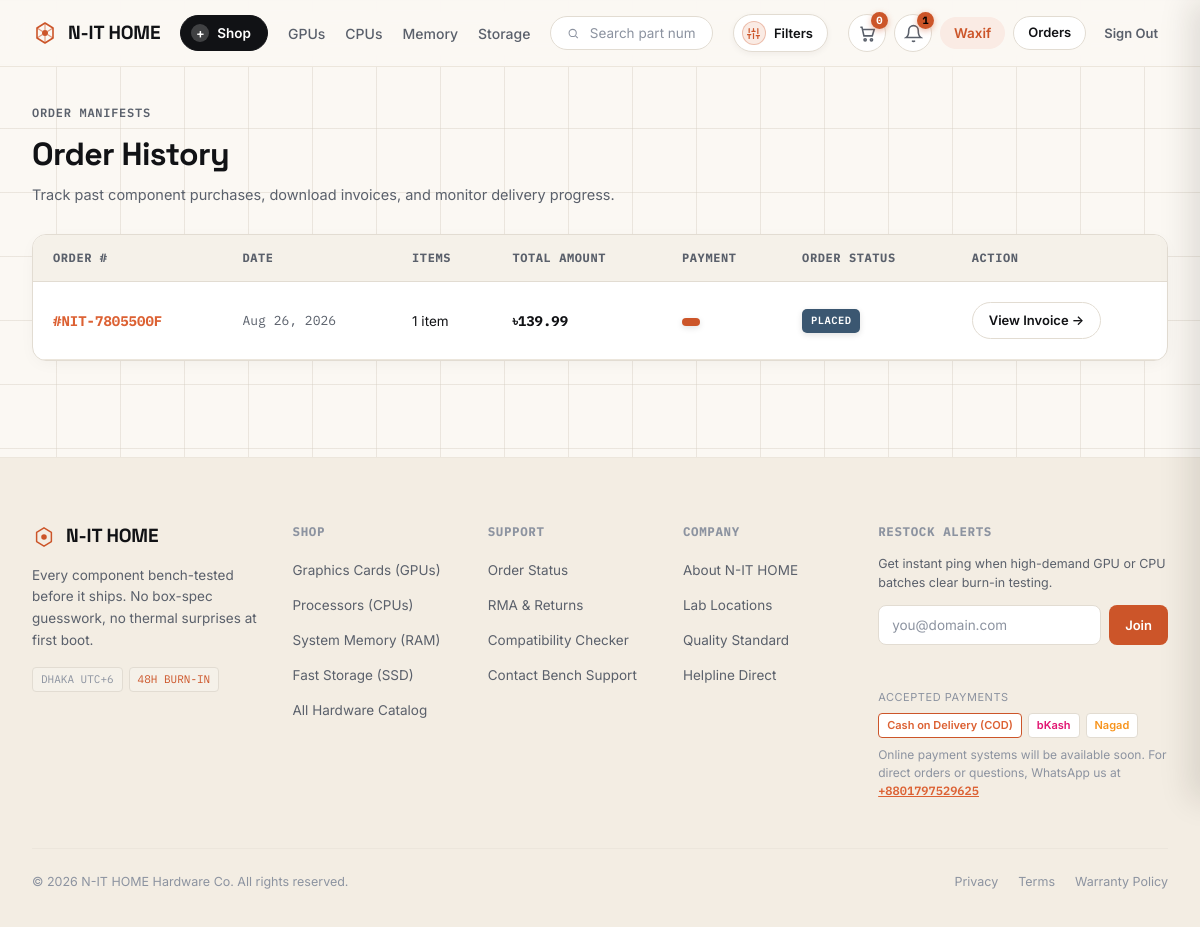
Page /orders/history/ (signed in) on the earlier database version.
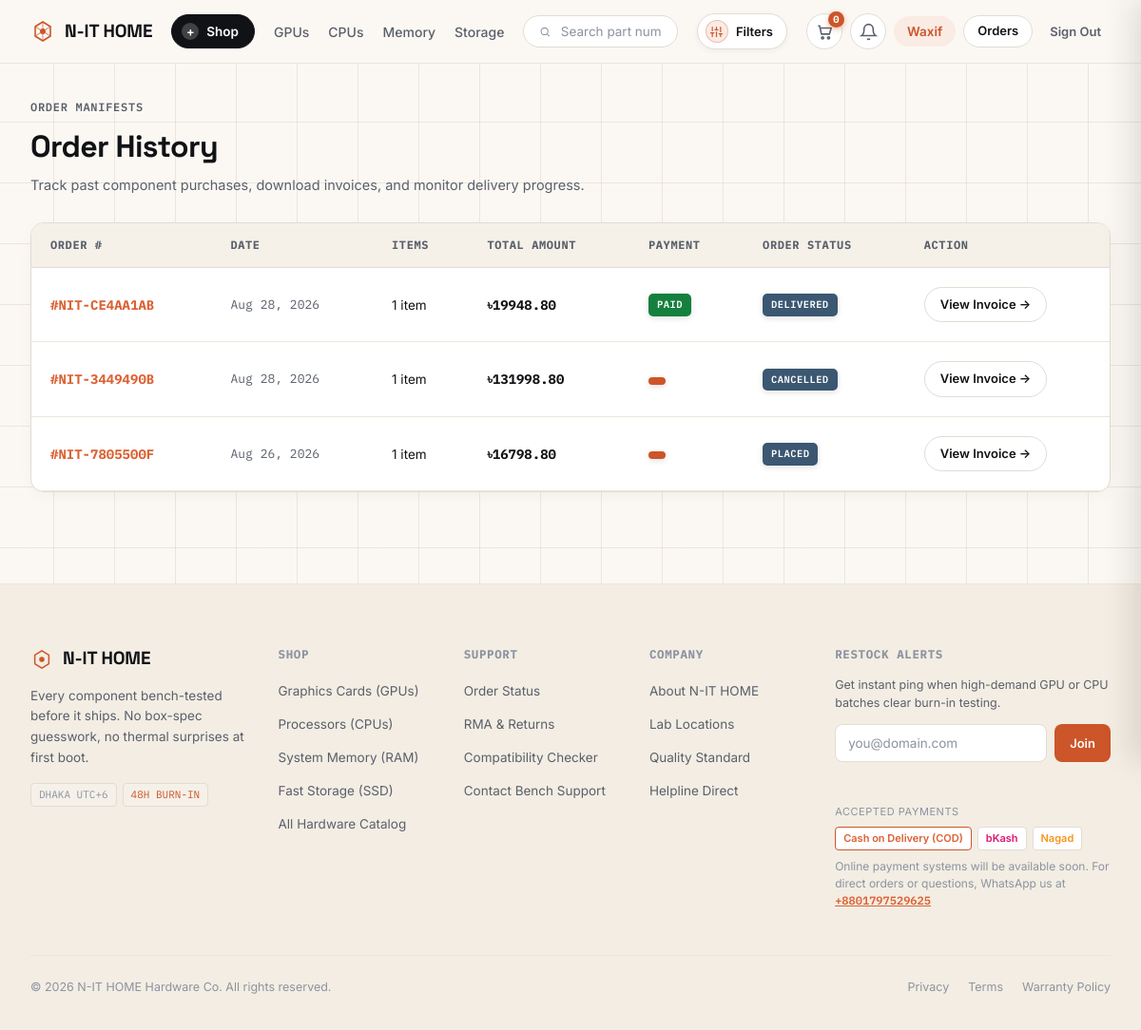
Same page on the later database version.
### orders/models.py (models this page shows, shortened)
class Order(models.Model):
    STATUS_CHOICES = (
        ('PENDING', 'Placed'),
        ('CONFIRMED', 'Confirmed'),
        ('PACKAGING', 'Bench Packaging'),
        ('SHIPPED', 'In Transit'),
        ('DELIVERED', 'Delivered'),
        ('CANCEL_REQUESTED', 'Cancellation Requested'),
        ('CANCELLED', 'Cancelled'),
    )
    PAYMENT_METHOD_CHOICES = (
        ('COD', 'Cash on Delivery (COD)'),
        ('BKASH', 'bKash Mobile Financial Service'),
        ('NAGAD', 'Nagad Mobile Financial Service'),
    )
    order_number = models.CharField(max_length=32, unique=True, editable=False)
    user = models.ForeignKey(
        settings.AUTH_USER_MODEL,
        on_delete=models.SET_NULL,
        null=True,
        blank=True,
        related_name='orders'
    )
    full_name = models.CharField(max_length=120)
    email = models.EmailField()
    phone = models.CharField(max_length=20)
    street_address = models.CharField(max_length=255)
    city = models.CharField(max_length=100)
    state_or_division = models.CharField(max_length=100, blank=True)
    postal_code = models.CharField(max_length=20)
    country = models.CharField(max_length=100, default='Bangladesh')
    order_notes = models.TextField(blank=True, null=True)
    subtotal = models.DecimalField(max_digits=12, decimal_places=2, default=0.0)
    shipping_fee = models.DecimalField(max_digits=12, decimal_places=2, default=0.0)
    total_amount = models.DecimalField(max_digits=12, decimal_places=2)
    status = models.CharField(max_length=20, choices=STATUS_CHOICES, default='PENDING')
    payment_method = models.CharField(max_length=20, choices=PAYMENT_METHOD_CHOICES, default='COD')
    is_paid = models.BooleanField(default=False)
    created_at = models.DateTimeField(auto_now_add=True)
    updated_at = models.DateTimeField(auto_now=True)
    class Meta:
        ordering = ['-created_at']
    @property
    def payment_status(self) -> str:
        return 'PAID' if self.is_paid else 'PENDING'

### orders/views.py (the view)
# urls.py: path('history/', OrderHistoryView.as_view(), name='order_history'),
class OrderHistoryView(LoginRequiredMixin, ListView):
    model = Order
    template_name = 'orders/order_history.html'
    context_object_name = 'orders'
    paginate_by = 10
    def get_queryset(self):
        return Order.objects.filter(user=self.request.user).prefetch_related('items')
    def get_context_data(self, **kwargs) -> dict[str, Any]:
        context = super().get_context_data(**kwargs)
        context['title'] = 'My Orders'
        return context

### cart/context_processors.py (called while the page is built)
def cart(request: HttpRequest) -> dict[str, Any]:
    return {'cart': Cart(request)}

### core/context_processors.py (called while the page is built)
def site_context(request: HttpRequest) -> dict[str, Any]:
    categories = Category.objects.all().order_by('name')
    unread_count = 0
    recent_notifications = []
    if request.user.is_authenticated:
        unread_count = Notification.objects.filter(user=request.user, is_read=False).count()
        recent_notifications = Notification.objects.filter(user=request.user)[:5]
    return {
        'site_name': 'N-IT HOME',
        'site_tagline': 'Premium PC Hardware & Components',
        'currency_symbol': '৳',
        'currency_code': 'BDT',
        'nav_categories': categories,
        'unread_notifications_count': unread_count,
        'recent_notifications': recent_notifications,
    }

### templates/orders/order_history.html (shortened to what this page needs)
{% extends 'base.html' %}
{% block content %}
<div class="wrap" style="padding-top: 32px; padding-bottom: 56px;">
    <div style="margin-bottom: 28px;">
        <span class="eyebrow mono" style="margin-bottom: 8px;">Order Manifests</span>
        <h1 style="font-size: 2rem; font-weight: 700; color: var(--text); margin-bottom: 6px;">
            Order History
        </h1>
        <p style="color: var(--text-dim); font-size: 14.5px;">
            Track past component purchases, download invoices, and monitor delivery progress.
        </p>
    </div>
    {% if orders %}
        <div class="cart-items-card">
            <table class="cart-table">
                <thead>
                    <tr>
                        <th>Order #</th>
                        <th>Date</th>
                        <th>Items</th>
                        <th>Total Amount</th>
                        <th>Payment</th>
                        <th>Order Status</th>
                        <th>Action</th>
                    </tr>
                </thead>
                <tbody>
                    {% for ord in orders %}
                        <tr>
                            <td>
                                <strong class="mono" style="color: var(--copper-bright);">#{{ ord.order_number }}</strong>
                            </td>
                            <td class="mono" style="font-size: 13px; color: var(--text-dim);">
                                {{ ord.created_at|date:"M d, Y" }}
                            </td>
                            <td>
                                <span style="font-size: 13.5px; color: var(--text);">{{ ord.items.count }} item{{ ord.items.count|pluralize }}</span>
                            </td>
                            <td>
                                <span class="mono" style="font-weight: 700; color: var(--text);">৳{{ ord.total_amount }}</span>
                            </td>
                            <td>
                                {% if ord.payment_status == 'PAID' %}
                                    <span class="badge" style="position: static; background: var(--ok); color: #ffffff;">PAID</span>
                                {% else %}
                                    <span class="badge" style="position: static; background: var(--copper); color: #ffffff;">{{ ord.get_payment_status_display }}</span>
                                {% endif %}
                            </td>
                            <td>
                                <span class="badge value" style="position: static;">{{ ord.get_status_display }}</span>
                            </td>
                            <td>
                                <a href="{% url 'orders:order_detail' order_number=ord.order_number %}" class="btn-outline btn-sm">
                                    View Invoice &rarr;
                                </a>
                            </td>
                        </tr>
                    {% endfor %}
                </tbody>
            </table>
        </div>
    {% endif %}
</div>
{% endblock %}

### templates/includes/navbar.html (shortened to what this page needs)
{% load static %}
<header class="nav" id="top">
  <div class="nav-inner">
    <a class="logo" href="{% url 'products:product_list' %}">
      N-IT HOME
    </a>
    <button class="menu-btn" id="menuBtn" type="button" aria-expanded="false" aria-controls="megaMenu">
      <span class="plus">+</span> Shop
    </button>
    <nav class="nav-links">
      <a href="{% url 'products:product_list' %}?category=gpu#catalog">GPUs</a>
      <a href="{% url 'products:product_list' %}?category=cpu#catalog">CPUs</a>
      <a href="{% url 'products:product_list' %}?category=ram#catalog">Memory</a>
      <a href="{% url 'products:product_list' %}?category=ssd#catalog">Storage</a>
    </nav>
    <form action="{% url 'products:product_list' %}#catalog" method="get" class="nav-search" role="search">
      <button type="submit" class="nav-search-btn" aria-label="Search">
        <svg width="15" height="15" viewBox="0 0 24 24" fill="none" stroke="currentColor" stroke-width="2" aria-hidden="true">
          <circle cx="11" cy="11" r="7"/>
          <path d="M21 21L16.5 16.5"/>
        </svg>
      </button>
      <input type="text" name="q" value="{{ search_query|default:'' }}" placeholder="Search part number, model, or spec…" autocomplete="off">
    </form>
    <button type="button" class="nav-filter-btn" id="navFilterBtn" aria-label="Hardware Filter Matrix" title="Filter Hardware Matrix" aria-expanded="false">
      <span class="nav-filter-icon-badge">
      </span>
      <span class="nav-filter-label">Filters</span>
    </button>
    <div class="nav-actions">
      <a href="{% url 'cart:cart_detail' %}" class="icon-btn" id="cartBtn" aria-label="Shopping Cart">
        <svg width="19" height="19" viewBox="0 0 24 24" fill="none" stroke="currentColor" stroke-width="2">
          <path d="M3 4H5L7.5 15H18L20.5 7H6.5"/>
          <circle cx="9" cy="20" r="1.4"/>
          <circle cx="17" cy="20" r="1.4"/>
        </svg>
        <span class="cart-badge" id="cartBadge">{{ cart.total_items|default:'0' }}</span>
      </a>
      {% if user.is_authenticated %}
        <a href="{% url 'accounts:notifications' %}" class="icon-btn" aria-label="Notifications" title="Notifications">
          <svg width="19" height="19" viewBox="0 0 24 24" fill="none" stroke="currentColor" stroke-width="2">
            <path d="M18 8A6 6 0 0 0 6 8c0 7-3 9-3 9h18s-3-2-3-9"/>
            <path d="M13.73 21a2 2 0 0 1-3.46 0"/>
          </svg>
          {% if unread_notifications_count > 0 %}
            <span class="cart-badge" style="background: var(--copper); color: #000; font-weight: 700;">{{ unread_notifications_count }}</span>
          {% endif %}
        </a>
        <a href="{% url 'accounts:profile' %}" class="btn-ghost" style="padding: 6px 14px; font-size: 13.5px; background: var(--copper-dim); color: var(--copper); font-weight: 600; border-radius: var(--radius-full);">
          {{ user.first_name|default:user.email|truncatechars:14 }}
        </a>
        <a href="{% url 'orders:order_history' %}" class="btn-outline" style="padding: 6px 14px; font-size: 13px; border-radius: var(--radius-full);">
          Orders
        </a>
        <form method="post" action="{% url 'accounts:logout' %}" style="display: inline; margin: 0;">
          <button type="submit" class="btn-ghost" style="background: none; border: none; font-size: 13px; padding: 6px 10px;" title="Sign out">
            Sign Out
          </button>
        </form>
      {% else %}
        <a class="btn-ghost" href="{% url 'accounts:login' %}">Log In</a>
        <a class="btn-solid" href="{% url 'accounts:signup' %}" style="padding:8px 18px; font-size: 13.5px;">Sign Up</a>
      {% endif %}
    </div>
  </div>
</header>

Differences in the rows shown:
added Order: order_number "NIT-CE4AA1AB", created_at "Aug 28, 2026", items.count "1", total_amount "19948.80", is_paid "PAID", status "DELIVERED"
added Order: order_number "NIT-3449490B", created_at "Aug 28, 2026", items.count "1", total_amount "131998.80", status "CANCELLED"
changed Order "NIT-7805500F": total_amount "139.99" → "16798.80"
Other differences:
{{ unread_notifications_count }}: "1" → (not shown)
